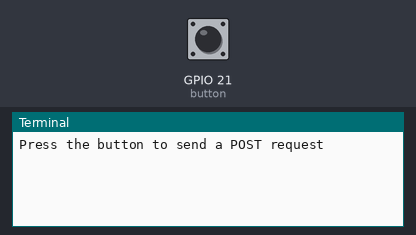
Bench run of a program on a simulated Raspberry Pi (BCM pin numbers). On the bench: the last lines printed to the terminal. The test bench sets the inputs (shaded band); at power-on: GPIO 21 (button) HIGH. Web requests get an empty 200 reply after 0.4 s.

Above: at 1.2 s.
1.3 s: GPIO 21 (button) pulled LOW for 0.15 s
At 1.56 s:
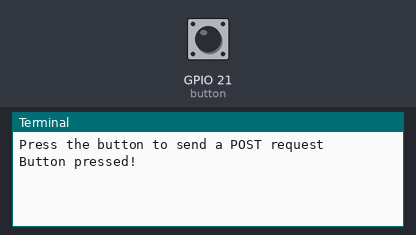
At 3.2 s:
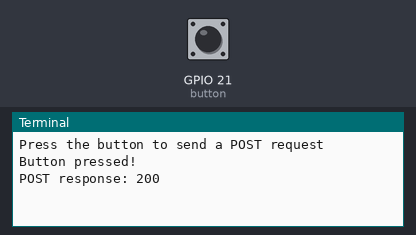

The program:

botonQR.py
```python
from gpiozero import Button
import requests
from time import sleep

# Define the GPIO pin connected to the button
BUTTON_PIN = 21

# Define the URL to which you want to send the POST request
POST_URL = "https://6fdc-190-135-185-95.ngrok.io/create-order"

# Setup Button
button = Button(BUTTON_PIN)

print("Press the button to send a POST request")

try:
    while True:
        # Wait for the button to be pressed
        button.wait_for_press()

        print("Button pressed!")

        # Perform POST request when the button is pressed
        try:
            response = requests.post(POST_URL)
            print(f"POST response: {response.status_code}")
        except Exception as e:
            print(f"Error sending POST request: {e}")

        # Wait a bit to avoid multiple button presses
        sleep(1)

except KeyboardInterrupt:
    print("Exiting...")
```

Measured:
- after the input at 1.3 s, the terminal: prints a new line at once (image 1)
